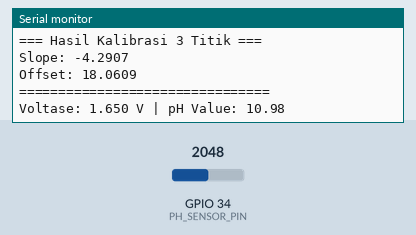
A sketch run on a simulated ESP32. On the bench: the last lines printed to the serial monitor. The test bench sets the inputs (shaded band); at power-on: GPIO 34 (PH_SENSOR_PIN) = 2048.

Above: at 3.2 s.
3.3 s: GPIO 34 (PH_SENSOR_PIN) set to 2866
At 4.4 s:
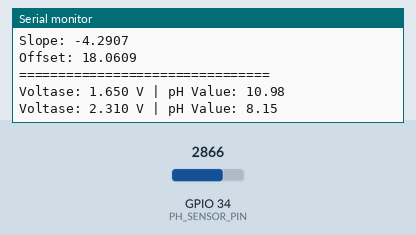
4.8 s: GPIO 34 (PH_SENSOR_PIN) set to 3603
At 5.5 s:
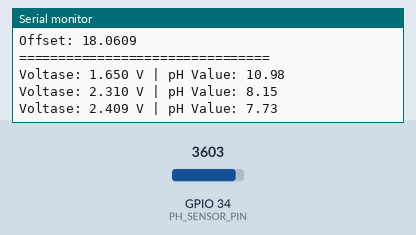
Timing chart, 0 to 7.8 s (numbered marks = the images above; inputs shaded):
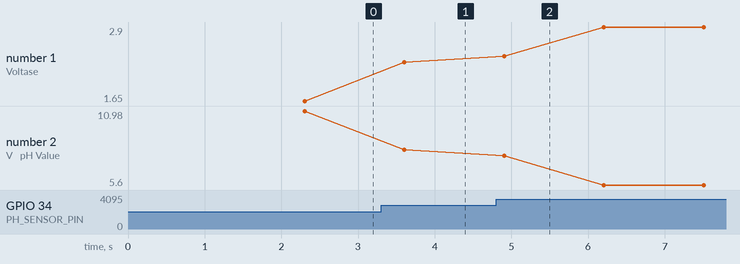

Measured:
- after the input at 3.3 s, the serial monitor: prints a new line after 0.31 s (image 1)
- after the input at 4.8 s, the serial monitor: prints a new line after 0.11 s (image 2)
- plotted number 1: 1.65 → 2.31 after the input at 3.3 s, 2.31 → 2.9 after the input at 4.8 s
- plotted number 2: 10.98 → 8.15 after the input at 3.3 s, 8.15 → 5.6 after the input at 4.8 s

The sketch:

test_ph.ino
```cpp
#include <Wire.h>
///#include <LiquidCrystal_I2C.h>

// Inisialisasi LCD I2C (alamat umum 0x27, bisa 0x3F tergantung modul)
//LiquidCrystal_I2C lcd(0x27, 16, 2);

// ============================================================
// LANGKAH KALIBRASI 3 TITIK (WAJIB sebelum pakai sensor ini):
// 1. Siapkan 3 larutan buffer: pH 4.01, pH 6.86, dan pH 9.18/10.01
// 2. Celupkan probe ke larutan pH 4.01
//    -> Buka Serial Monitor, tunggu voltase stabil, catat angkanya
//    -> Masukkan ke VOLTAGE_PH4_01 di bawah
// 3. Bilas probe dengan air suling, keringkan dengan tisu
// 4. Ulangi untuk pH 6.86 -> catat ke VOLTAGE_PH6_86
// 5. Bilas lagi, ulangi untuk pH 9.18 (atau 10.01) -> catat ke VOLTAGE_PH9_18
// 6. Upload ulang kode ini, sensor siap dipakai
// ============================================================

// GANTI 3 nilai ini sesuai hasil pengukuran voltase kamu:
float VOLTAGE_PH4_01 = 3.300;
float VOLTAGE_PH6_86 = 2.540;
float VOLTAGE_PH9_18 = 2.115;

// Nilai pH referensi buffer (SESUAIKAN kalau kamu pakai 10.01, bukan 9.18)
const float PH_REF_1 = 4.01;
const float PH_REF_2 = 6.86;
const float PH_REF_3 = 9.18;

// Variabel hasil regresi linear (slope & offset)
float ph_slope;
float ph_offset;

unsigned long int avgval;
int buffer_arr[10], temp;
float ph_act;

// Tentukan pin analog untuk sensor pH
#define PH_SENSOR_PIN 34   // GPIO34 contoh, bisa ganti ke pin analog lain

// Fungsi hitung regresi linear least-squares dari 3 titik (x = voltase, y = pH)
void hitungKalibrasi() {
  float x[3] = { VOLTAGE_PH4_01, VOLTAGE_PH6_86, VOLTAGE_PH9_18 };
  float y[3] = { PH_REF_1, PH_REF_2, PH_REF_3 };

  float sumX = 0, sumY = 0, sumXY = 0, sumX2 = 0;
  int n = 3;

  for (int i = 0; i < n; i++) {
    sumX  += x[i];
    sumY  += y[i];
    sumXY += x[i] * y[i];
    sumX2 += x[i] * x[i];
  }

  // Rumus least squares: slope = (n*ΣXY - ΣX*ΣY) / (n*ΣX² - (ΣX)²)
  ph_slope  = (n * sumXY - sumX * sumY) / (n * sumX2 - sumX * sumX);
  ph_offset = (sumY - ph_slope * sumX) / n;
}

void setup() {
  Wire.begin();
  Serial.begin(115200);   // Baudrate umum ESP32
  //lcd.init();
  // lcd.backlight();
  // lcd.setCursor(0, 0);
  // lcd.print("pH Sensor Ready");

  hitungKalibrasi();

  Serial.println("=== Hasil Kalibrasi 3 Titik ===");
  Serial.print("Slope: ");  Serial.println(ph_slope, 4);
  Serial.print("Offset: "); Serial.println(ph_offset, 4);
  Serial.println("================================");

  delay(2000);
  //lcd.clear();
}

void loop() {
  // Baca data analog
  for (int i = 0; i < 10; i++) {
    buffer_arr[i] = analogRead(PH_SENSOR_PIN);
    delay(30);
  }

  // Urutkan data (bubble sort)
  for (int i = 0; i < 9; i++) {
    for (int j = i + 1; j < 10; j++) {
      if (buffer_arr[i] > buffer_arr[j]) {
        temp = buffer_arr[i];
        buffer_arr[i] = buffer_arr[j];
        buffer_arr[j] = temp;
      }
    }
  }

  // Ambil rata-rata dari data tengah (buang 2 terendah & 2 tertinggi)
  avgval = 0;
  for (int i = 2; i < 8; i++)
    avgval += buffer_arr[i];

  // Konversi ke voltase ESP32 (ADC 12-bit, referensi 3.3V, dibagi 6 karena rata-rata 6 sampel)
  float volt = (float)avgval * 3.3 / 4095.0 / 6;

  // Hitung pH pakai hasil regresi linear 3 titik
  ph_act = ph_slope * volt + ph_offset;

  // Tampilkan di Serial Monitor
  Serial.print("Voltase: ");
  Serial.print(volt, 3);
  Serial.print(" V | pH Value: ");
  Serial.println(ph_act, 2);

  // Tampilkan di LCD
  // lcd.clear();
  // lcd.setCursor(0, 0);
  // lcd.print("pH Value:");
  // lcd.setCursor(0, 1);
  // lcd.print(ph_act, 2);    // 2 angka di belakang koma

  delay(1000); // Delay untuk kestabilan pembacaan
}
```
